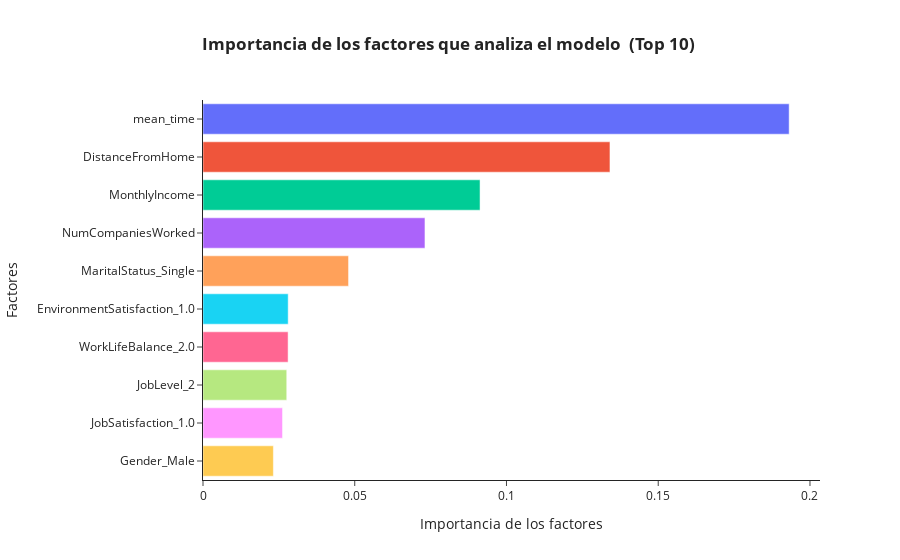

The notebook cell saved with this chart:
### Code cell
#Creación del gráfico
fig = px.bar(cf, x='importances', y='columns', color = 'columns',  title ='<b>Importancia de los factores que analiza el modelo  (Top 10) <b>')

# agregar detalles a la gráfica
fig.update_layout(
    xaxis_title = 'Importancia de los factores',
    yaxis_title = 'Factores',
    template = 'simple_white',
    title_x = 0.5,
    showlegend=False)

### Figure 1 — Plotly figure (JSON) as saved in the notebook; plotly's stock layout.template omitted (floating-point values rounded to 4 significant figures)
{"data": [{"alignmentgroup": "True", "hovertemplate": "columns=%{y}<br>importances=%{x}<extra></extra>", "legendgroup": "mean_time", "marker": {"color": "#636efa", "pattern": {"shape": ""}}, "name": "mean_time", "offsetgroup": "mean_time", "orientation": "h", "showlegend": true, "textposition": "auto", "type": "bar", "x": [0.1931], "xaxis": "x", "y": ["mean_time"], "yaxis": "y"}, {"alignmentgroup": "True", "hovertemplate": "columns=%{y}<br>importances=%{x}<extra></extra>", "legendgroup": "DistanceFromHome", "marker": {"color": "#EF553B", "pattern": {"shape": ""}}, "name": "DistanceFromHome", "offsetgroup": "DistanceFromHome", "orientation": "h", "showlegend": true, "textposition": "auto", "type": "bar", "x": [0.1341], "xaxis": "x", "y": ["DistanceFromHome"], "yaxis": "y"}, {"alignmentgroup": "True", "hovertemplate": "columns=%{y}<br>importances=%{x}<extra></extra>", "legendgroup": "MonthlyIncome", "marker": {"color": "#00cc96", "pattern": {"shape": ""}}, "name": "MonthlyIncome", "offsetgroup": "MonthlyIncome", "orientation": "h", "showlegend": true, "textposition": "auto", "type": "bar", "x": [0.09129], "xaxis": "x", "y": ["MonthlyIncome"], "yaxis": "y"}, {"alignmentgroup": "True", "hovertemplate": "columns=%{y}<br>importances=%{x}<extra></extra>", "legendgroup": "NumCompaniesWorked", "marker": {"color": "#ab63fa", "pattern": {"shape": ""}}, "name": "NumCompaniesWorked", "offsetgroup": "NumCompaniesWorked", "orientation": "h", "showlegend": true, "textposition": "auto", "type": "bar", "x": [0.07314], "xaxis": "x", "y": ["NumCompaniesWorked"], "yaxis": "y"}, {"alignmentgroup": "True", "hovertemplate": "columns=%{y}<br>importances=%{x}<extra></extra>", "legendgroup": "MaritalStatus_Single", "marker": {"color": "#FFA15A", "pattern": {"shape": ""}}, "name": "MaritalStatus_Single", "offsetgroup": "MaritalStatus_Single", "orientation": "h", "showlegend": true, "textposition": "auto", "type": "bar", "x": [0.04796], "xaxis": "x", "y": ["MaritalStatus_Single"], "yaxis": "y"}, {"alignmentgroup": "True", "hovertemplate": "columns=%{y}<br>importances=%{x}<extra></extra>", "legendgroup": "EnvironmentSatisfaction_1.0", "marker": {"color": "#19d3f3", "pattern": {"shape": ""}}, "name": "EnvironmentSatisfaction_1.0", "offsetgroup": "EnvironmentSatisfaction_1.0", "orientation": "h", "showlegend": true, "textposition": "auto", "type": "bar", "x": [0.02807], "xaxis": "x", "y": ["EnvironmentSatisfaction_1.0"], "yaxis": "y"}, {"alignmentgroup": "True", "hovertemplate": "columns=%{y}<br>importances=%{x}<extra></extra>", "legendgroup": "WorkLifeBalance_2.0", "marker": {"color": "#FF6692", "pattern": {"shape": ""}}, "name": "WorkLifeBalance_2.0", "offsetgroup": "WorkLifeBalance_2.0", "orientation": "h", "showlegend": true, "textposition": "auto", "type": "bar", "x": [0.02804], "xaxis": "x", "y": ["WorkLifeBalance_2.0"], "yaxis": "y"}, {"alignmentgroup": "True", "hovertemplate": "columns=%{y}<br>importances=%{x}<extra></extra>", "legendgroup": "JobLevel_2", "marker": {"color": "#B6E880", "pattern": {"shape": ""}}, "name": "JobLevel_2", "offsetgroup": "JobLevel_2", "orientation": "h", "showlegend": true, "textposition": "auto", "type": "bar", "x": [0.02759], "xaxis": "x", "y": ["JobLevel_2"], "yaxis": "y"}, {"alignmentgroup": "True", "hovertemplate": "columns=%{y}<br>importances=%{x}<extra></extra>", "legendgroup": "JobSatisfaction_1.0", "marker": {"color": "#FF97FF", "pattern": {"shape": ""}}, "name": "JobSatisfaction_1.0", "offsetgroup": "JobSatisfaction_1.0", "orientation": "h", "showlegend": true, "textposition": "auto", "type": "bar", "x": [0.02621], "xaxis": "x", "y": ["JobSatisfaction_1.0"], "yaxis": "y"}, {"alignmentgroup": "True", "hovertemplate": "columns=%{y}<br>importances=%{x}<extra></extra>", "legendgroup": "Gender_Male", "marker": {"color": "#FECB52", "pattern": {"shape": ""}}, "name": "Gender_Male", "offsetgroup": "Gender_Male", "orientation": "h", "showlegend": true, "textposition": "auto", "type": "bar", "x": [0.02319], "xaxis": "x", "y": ["Gender_Male"], "yaxis": "y"}], "layout": {"barmode": "relative", "legend": {"title": {"text": "columns"}, "tracegroupgap": 0}, "showlegend": false, "title": {"text": "<b>Importancia de los factores que analiza el modelo  (Top 10) <b>", "x": 0.5}, "xaxis": {"anchor": "y", "domain": [0, 1], "title": {"text": "Importancia de los factores"}}, "yaxis": {"anchor": "x", "categoryarray": ["Gender_Male", "JobSatisfaction_1.0", "JobLevel_2", "WorkLifeBalance_2.0", "EnvironmentSatisfaction_1.0", "MaritalStatus_Single", "NumCompaniesWorked", "MonthlyIncome", "DistanceFromHome", "mean_time"], "categoryorder": "array", "domain": [0, 1], "title": {"text": "Factores"}}}}
